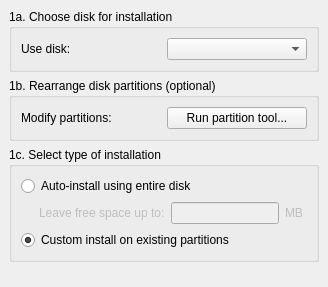
     <widget class="QWidget" name="Step_1">
      <layout class="QGridLayout">
       <property name="leftMargin">
        <number>9</number>
       </property>
       <property name="topMargin">
        <number>9</number>
       </property>
       <property name="rightMargin">
        <number>9</number>
       </property>
       <property name="bottomMargin">
        <number>9</number>
       </property>
       <property name="spacing">
        <number>6</number>
       </property>
       <item row="2" column="0">
        <widget class="QGroupBox" name="installationTypeBox">
         <property name="sizePolicy">
          <sizepolicy hsizetype="MinimumExpanding" vsizetype="Minimum">
           <horstretch>0</horstretch>
           <verstretch>0</verstretch>
          </sizepolicy>
         </property>
         <property name="title">
          <string>1c. Select type of installation</string>
         </property>
         <layout class="QGridLayout">
          <property name="leftMargin">
           <number>9</number>
          </property>
          <property name="topMargin">
           <number>9</number>
          </property>
          <property name="rightMargin">
           <number>9</number>
          </property>
          <property name="bottomMargin">
           <number>9</number>
          </property>
          <property name="spacing">
           <number>6</number>
          </property>
          <item row="1" column="0">
           <spacer>
            <property name="orientation">
             <enum>Qt::Horizontal</enum>
            </property>
            <property name="sizeType">
             <enum>QSizePolicy::Fixed</enum>
            </property>
            <property name="sizeHint" stdset="0">
             <size>
              <width>12</width>
              <height>20</height>
             </size>
            </property>
           </spacer>
          </item>
          <item row="1" column="1">
           <widget class="QLabel" name="leaveLabel">
            <property name="enabled">
             <bool>false</bool>
            </property>
            <property name="sizePolicy">
             <sizepolicy hsizetype="MinimumExpanding" vsizetype="Minimum">
              <horstretch>0</horstretch>
              <verstretch>0</verstretch>
             </sizepolicy>
            </property>
            <property name="text">
             <string>Leave free space up to:</string>
            </property>
            <property name="wordWrap">
             <bool>false</bool>
            </property>
           </widget>
          </item>
          <item row="1" column="2">
           <widget class="QLineEdit" name="freeSpaceEdit">
            <property name="enabled">
             <bool>false</bool>
            </property>
            <property name="sizePolicy">
             <sizepolicy hsizetype="MinimumExpanding" vsizetype="Minimum">
              <horstretch>0</horstretch>
              <verstretch>0</verstretch>
             </sizepolicy>
            </property>
            <property name="alignment">
             <set>Qt::AlignRight</set>
            </property>
           </widget>
          </item>
          <item row="1" column="3">
           <widget class="QLabel" name="freeLabel">
            <property name="enabled">
             <bool>false</bool>
            </property>
            <property name="sizePolicy">
             <sizepolicy hsizetype="Minimum" vsizetype="Minimum">
              <horstretch>0</horstretch>
              <verstretch>0</verstretch>
             </sizepolicy>
            </property>
            <property name="text">
             <string>MB </string>
            </property>
            <property name="wordWrap">
             <bool>false</bool>
            </property>
           </widget>
          </item>
          <item row="0" column="0" colspan="3">
           <widget class="QRadioButton" name="entireDiskButton">
            <property name="sizePolicy">
             <sizepolicy hsizetype="MinimumExpanding" vsizetype="Minimum">
              <horstretch>0</horstretch>
              <verstretch>0</verstretch>
             </sizepolicy>
            </property>
            <property name="text">
             <string>Auto-install using entire disk </string>
            </property>
            <property name="checked">
             <bool>false</bool>
            </property>
           </widget>
          </item>
          <item row="2" column="0" colspan="3">
           <widget class="QRadioButton" name="existing_partitionsButton">
            <property name="sizePolicy">
             <sizepolicy hsizetype="MinimumExpanding" vsizetype="Minimum">
              <horstretch>0</horstretch>
              <verstretch>0</verstretch>
             </sizepolicy>
            </property>
            <property name="text">
             <string>Custom install on existing partitions</string>
            </property>
            <property name="checked">
             <bool>true</bool>
            </property>
           </widget>
          </item>
         </layout>
        </widget>
       </item>
       <item row="0" column="0">
        <widget class="QGroupBox" name="diskBox">
         <property name="sizePolicy">
          <sizepolicy hsizetype="MinimumExpanding" vsizetype="Minimum">
           <horstretch>0</horstretch>
           <verstretch>0</verstretch>
          </sizepolicy>
         </property>
         <property name="title">
          <string>1a. Choose disk for installation</string>
         </property>
         <layout class="QGridLayout">
          <property name="leftMargin">
           <number>9</number>
          </property>
          <property name="topMargin">
           <number>9</number>
          </property>
          <property name="rightMargin">
           <number>9</number>
          </property>
          <property name="bottomMargin">
           <number>9</number>
          </property>
          <property name="spacing">
           <number>6</number>
          </property>
          <item row="0" column="1">
           <widget class="QComboBox" name="diskCombo">
            <property name="sizePolicy">
             <sizepolicy hsizetype="MinimumExpanding" vsizetype="Minimum">
              <horstretch>0</horstretch>
              <verstretch>0</verstretch>
             </sizepolicy>
            </property>
           </widget>
          </item>
          <item row="0" column="0">
           <widget class="QLabel" name="useDiskLabel">
            <property name="sizePolicy">
             <sizepolicy hsizetype="MinimumExpanding" vsizetype="Minimum">
              <horstretch>0</horstretch>
              <verstretch>0</verstretch>
             </sizepolicy>
            </property>
            <property name="font">
             <font/>
            </property>
            <property name="text">
             <string>Use disk:</string>
            </property>
            <property name="wordWrap">
             <bool>false</bool>
            </property>
           </widget>
          </item>
         </layout>
        </widget>
       </item>
       <item row="1" column="0">
        <widget class="QGroupBox" name="rearrangediskBox">
         <property name="sizePolicy">
          <sizepolicy hsizetype="MinimumExpanding" vsizetype="Minimum">
           <horstretch>0</horstretch>
           <verstretch>0</verstretch>
          </sizepolicy>
         </property>
         <property name="title">
          <string>1b. Rearrange disk partitions (optional)</string>
         </property>
         <layout class="QGridLayout">
          <property name="leftMargin">
           <number>9</number>
          </property>
          <property name="topMargin">
           <number>9</number>
          </property>
          <property name="rightMargin">
           <number>9</number>
          </property>
          <property name="bottomMargin">
           <number>9</number>
          </property>
          <property name="spacing">
           <number>6</number>
          </property>
          <item row="0" column="1">
           <widget class="QPushButton" name="qtpartedButton">
            <property name="sizePolicy">
             <sizepolicy hsizetype="MinimumExpanding" vsizetype="Minimum">
              <horstretch>0</horstretch>
              <verstretch>0</verstretch>
             </sizepolicy>
            </property>
            <property name="text">
             <string>Run partition tool...</string>
            </property>
           </widget>
          </item>
          <item row="0" column="0">
           <widget class="QLabel" name="repartitionLabel">
            <property name="sizePolicy">
             <sizepolicy hsizetype="MinimumExpanding" vsizetype="Minimum">
              <horstretch>0</horstretch>
              <verstretch>0</verstretch>
             </sizepolicy>
            </property>
            <property name="text">
             <string>Modify partitions:</string>
            </property>
            <property name="wordWrap">
             <bool>false</bool>
            </property>
           </widget>
          </item>
         </layout>
        </widget>
       </item>
       <item row="3" column="0">
        <spacer>
         <property name="orientation">
          <enum>Qt::Vertical</enum>
         </property>
         <property name="sizeHint" stdset="0">
          <size>
           <width>20</width>
           <height>16</height>
          </size>
         </property>
        </spacer>
       </item>
      </layout>
     </widget>
